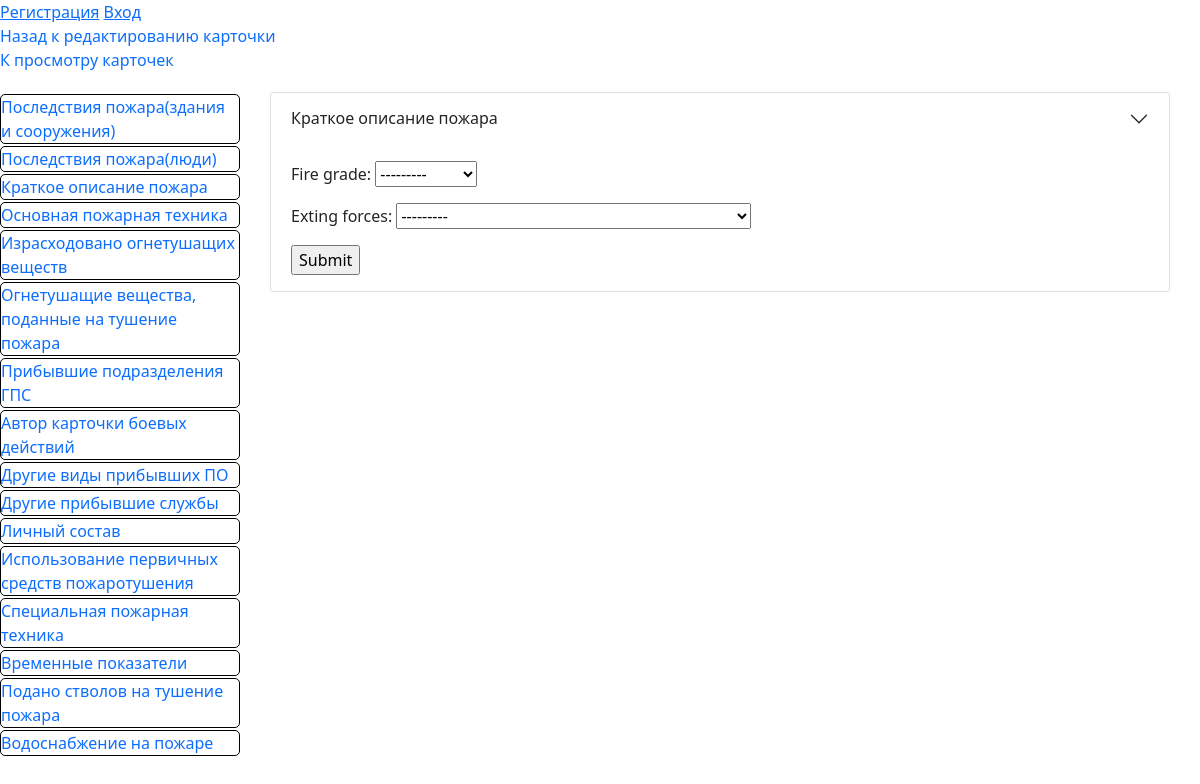
Page /card/1/fire-descr on the earlier database version.
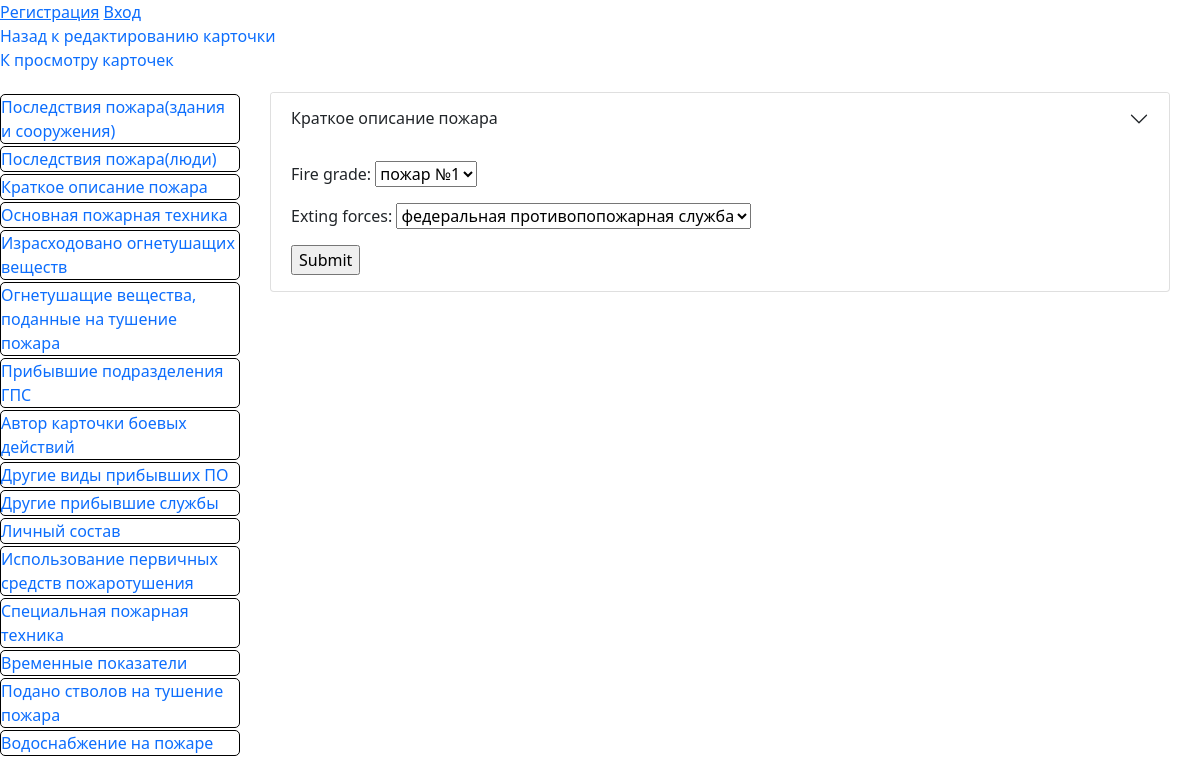
Same page on the later database version.
### fire/models.py (models this page shows)
class FireDescr(models.Model):
    fire_choices = [
        ("fire_rank_1", "пожар №1"),
        ("fire_rank_2", "пожар №2"),
    ]
    exting_forces_choices = [(
        "federal fire service",
        "федеральная противопопожарная служба",
        )
    ]
    card_id = models.OneToOneField(
        GeneralData, on_delete=models.CASCADE, primary_key=True
    )
    fire_grade = models.CharField(
        max_length=300, null=False, blank=False, choices=fire_choices
    )
    exting_forces = models.CharField(
        max_length=300, null=False, blank=False, choices=exting_forces_choices
    )

### fire/views.py (the view)
# urls.py: path('card/<int:card_id>/fire-descr', views.fire_descr, name="fire-descr"),
def fire_descr(request, card_id):
    gd = get_object_or_404(GeneralData, card_id=card_id)
    firedescr = getattr(gd, "firedescr", None)
    if request.method == "POST":
        form = FireDescrForm(
            data=request.POST, initial={"card_id": gd}, instance=firedescr
        )
        if form.is_valid():
            new_firedescr = form.save(commit=False)
            if firedescr is None:
                new_firedescr.card_id = gd
            new_firedescr.save()
            return HttpResponseRedirect(resolve_url("fire-descr", card_id=card_id))
        else:
            return render(
                request, "fire_descr.html", context={"form": form, "card_id": card_id}
            )
    else:
        form = FireDescrForm(instance=firedescr)
    return render(
        request, "fire_descr.html", context={"form": form, "card_id": card_id}
    )

### fire/forms.py
class FireDescrForm(ModelForm):
    class Meta:
        model = FireDescr
        exclude = [
            "card_id",
        ]

### fire/templates/fire_descr.html (shortened to what this page needs)
{% extends 'base_card.html' %}
{% block card_info %}
<div class="accordion-item">
    <h2 class="accordion-header" id="panelsStayOpen-headingThree">
      <button
        class="accordion-button collapsed"
        type="button"
      >
        Краткое описание пожара
      </button>
    </h2>
    <div
      id="panelsStayOpen-collapseThree"
    >
      <div class="accordion-body">
        <form
        action={% url 'fire-descr' card_id %} method="POST">
        {{ form.as_p }}
        <input type="submit" value="Submit">
      </form>
      </div>
    </div>
  </div>
  {% endblock card_info %}

Differences in the rows shown:
added FireDescr: fire_grade "пожар №1", exting_forces "федеральная противопопожарная служба"
Other differences:
form field fire_grade: "---------" → (not shown)
form field exting_forces: "---------" → (not shown)
